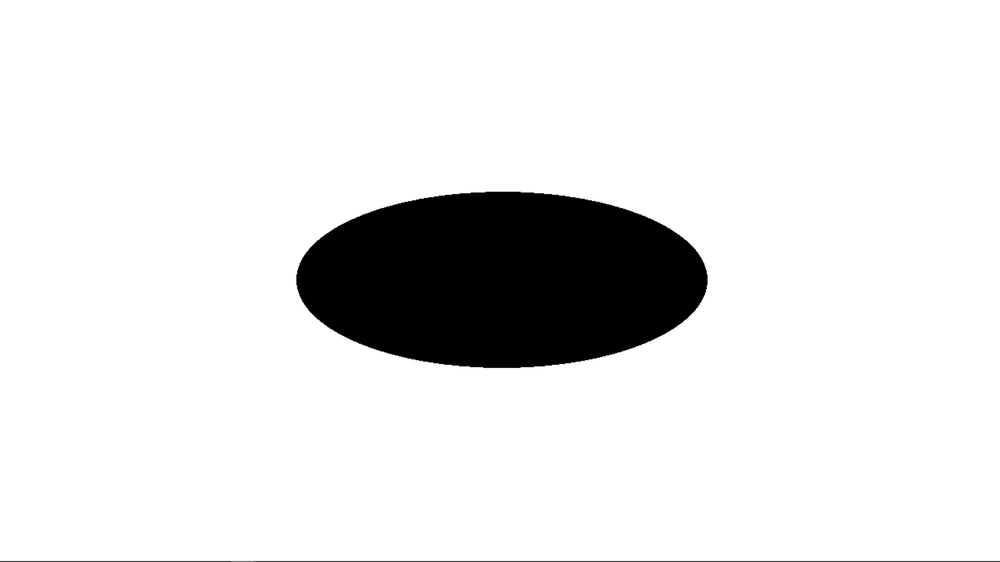
#> input picture 2024-1/Standard Image/000 degree.png, 1000 x 562 px, shrunk from 1920 x 1080 before the run; its folder holds only this picture in this run
$ jupyter execute '--Standard model_Rotation O.ipynb'   (shell and % lines are left out)
#> lines starting #> are read from the running program, lines starting #| are printed output that depends on the picture; after the words box and inside, x2 and y2 are one past the last pixel; in counts of white or black regions, pixels touching at a corner belong together
[cell 1]

import cv2
import numpy as np
import scipy
from scipy.spatial.distance import euclidean
import os
import pandas as pd
import matplotlib.pyplot as plt
from matplotlib.pyplot import cm
import glob
from tqdm import tqdm

[cell 2]
def process_and_rotate_image(file_name):
    # Load the image
    image_path = file_name + '.png'
    image = cv2.imread(image_path)
    gray = cv2.cvtColor(image, cv2.COLOR_BGR2GRAY)
    inverted_gray = cv2.bitwise_not(gray)

    # Find the contours in the inverted grayscale image
    contours, _ = cv2.findContours(inverted_gray, cv2.RETR_EXTERNAL, cv2.CHAIN_APPROX_SIMPLE)

    # Find the extreme points
    x_largest = y_largest = 0
    x_smallest = y_smallest = float('inf')

    # Iterate through contours to find extreme points
    for contour in contours:
        for point in contour:
            x, y = point[0]
            if x > x_largest:
                x_largest = x
            if x < x_smallest:
                x_smallest = x
            if y > y_largest:
                y_largest = y
            if y < y_smallest:
                y_smallest = y

    # Calculate the center of the box
    center_x = (x_largest + x_smallest) // 2
    center_y = (y_largest + y_smallest) // 2

    # Count the black pixels in each quadrant
    quadrant_counts = {
        "top_right": 0,
        "top_left": 0,
        "bottom_left": 0,
        "bottom_right": 0
    }

    # Define the ranges for each quadrant
    quadrants = {
        "top_right": ((center_x, y_smallest), (x_largest, center_y)),   # Top-right
        "top_left": ((x_smallest, y_smallest), (center_x, center_y)),  # Top-left
        "bottom_left": ((x_smallest, center_y), (center_x, y_largest)),   # Bottom-left
        "bottom_right": ((center_x, center_y), (x_largest, y_largest))     # Bottom-right
    }

    # Count black pixels in each quadrant
    for key, ((start_x, start_y), (end_x, end_y)) in quadrants.items():
        quadrant = inverted_gray[start_y:end_y, start_x:end_x]
        quadrant_counts[key] = cv2.countNonZero(quadrant)

    # Determine the rotation needed
    ordered_quadrants = ['top_right', 'bottom_right', 'bottom_left', 'top_left']
    max_black_pixels_quadrant = max(quadrant_counts, key=quadrant_counts.get)
    rotation_count = ordered_quadrants.index(max_black_pixels_quadrant)

    # Rotate the image counterclockwise
    rotated_image = np.rot90(image, k=rotation_count)
    gray_image = cv2.cvtColor(rotated_image, cv2.COLOR_BGR2GRAY)

    #cv2.THRESH_BINARY 인지 cv2.THRESH_BINARY_INV 꼭 확인할것!
    ret, thresh = cv2.threshold(gray_image, 50, 255, cv2.THRESH_BINARY_INV)

    return thresh

[cell 3]
def find_a_contour(thresh):
    contours, hierarchy = cv2.findContours(
        thresh,
        cv2.RETR_EXTERNAL,
        cv2.CHAIN_APPROX_NONE)
    ncnt = len(contours[:]) #ncnt = number of contour lines
    chk = 0 #chk은 w번째 경계면을 이루는 좌표의 갯수이다
    set = 0 #set이 내가 찾고 싶은 경계면의 번호이다
    for w in range(ncnt):
       if chk < len(contours[w]):
            chk = len(contours[w])
            set = w
    # 찾은 contour 좌표를 contour_array에 저장한다
    contour_array=contours[set][:,0,:]

    # 폐합된(closed) 다각형(polygon) 좌표군을 생성한다.
    polyg = np.append(contour_array, contour_array[0,:].reshape(1,2), axis=0)

    # Equivalent diameter를 구한다.
    area = cv2.contourArea(contours[set])
    equi_diameter = np.sqrt(4*area/np.pi)

    return contour_array, polyg, equi_diameter

[cell 4]
def find_eqdpt(polyg, numOfSegments):

    #Find Contour Perimeter
    perimeter = cv2.arcLength(polyg,True)

    #Find Segment length
    SegLength = perimeter/numOfSegments

    lastpt = polyg[0:1] #제일 첫 point를 last point로 설정
    eqdpt  = polyg[0:1]
    polyIdx = 0
    lenToGo = SegLength

    while len(eqdpt)<numOfSegments:
        lenOnPolyline = np.linalg.norm(polyg[polyIdx+1]-lastpt)
        if lenOnPolyline > lenToGo:
            unitv = polyg[polyIdx+1]-lastpt
            unitv = unitv / np.linalg.norm(unitv)
            lastpt = unitv*lenToGo + lastpt
            eqdpt = np.append(eqdpt,lastpt.reshape(1,2),axis=0)
            lenToGo = SegLength
        else:
            lenToGo = lenToGo - lenOnPolyline
            polyIdx += 1
            lastpt = polyg[polyIdx]

    return eqdpt

[cell 5]
def trans_eqdpt(eqdpt, polyg, contour_array):
    # Find Centroid
    M = cv2.moments(contour_array)
    cX = np.int32(M["m10"]/M["m00"])
    cY = np.int32(M["m01"]/M["m00"])

    # Translate Contour points
    centroid = np.empty(contour_array.shape)
    centroid[:,0] = cX
    centroid[:,1] = cY
    contour_array = contour_array - centroid

    centroid = np.empty(polyg.shape)
    centroid[:,0] = cX
    centroid[:,1] = cY
    polyg = polyg - centroid

    centroid = np.empty(eqdpt.shape)
    centroid[:,0] = cX
    centroid[:,1] = cY

    eqdpt = eqdpt - centroid

    return eqdpt, polyg, contour_array

[cell 6]
def find_FD(eqdpt,sig_num):

    # 푸리에 변환에 사용할 절점 g의 갯수 = M
    M = len(eqdpt)

    #2차원 Fourier 변환을 위한 준비(복소수형태로 좌표를 변환시킴) --> fft 변환 --> fourier_result에 coef값 저장
    eqdpt_complex = np.empty(eqdpt.shape[:-1],dtype=complex)
    eqdpt_complex.real = eqdpt[:,0]
    eqdpt_complex.imag = eqdpt[:,1]

    fft_result = np.fft.fft(eqdpt_complex)  # np.fft.fft로 구한 coef값은 1/M되지 않았다.
    fft_result = fft_result/M  # 1/M로 나눠주었다.
    fftshifted = np.fft.fftshift(fft_result)  # fftshift가 zero-freq를 중앙으로 위치시킨다.

    #sig_num 가 몇개를 추출할지 결정 (pair의 갯수임)
    if (len(fftshifted) % 2) == 0:
        center_index = len(fftshifted)/2
    else:
        center_index = (len(fftshifted)+1)/2
    start = np.int32(center_index - sig_num)
    end   = np.int32(center_index + sig_num) +1

    #print('center,start,end=',center_index,start,end)

    G = fftshifted[start:end]  #start와 end 사이의 중앙값이 가장 큰 coef를 가진다.

    # Calculate Magnitude of Fourier Descriptor Coefficients
    G_real = G.real
    G_imag = G.imag
    G_mag  = np.sqrt(G_real**2+G_imag**2)

    return G_mag, G_real, G_imag, fft_result, fftshifted

[cell 7]
def dcfft(img_nm,numOfseg,sig_num):

    thresh = process_and_rotate_image(img_nm)
#> in process_and_rotate_image, image is the input picture: shape (562, 1000, 3); min 0, max 255, mean 228.8
#> in process_and_rotate_image, `inverted_gray = cv2.bitwise_not(gray)`:
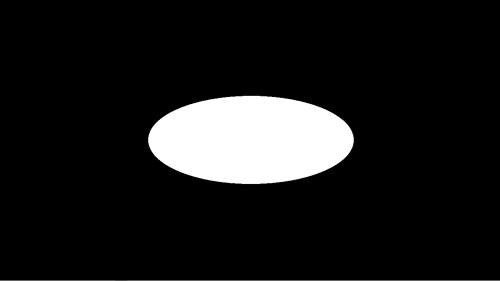
#> inverted_gray: shape (562, 1000) (shown at 1/2 size); min 0, max 255, mean 26.2
#> in process_and_rotate_image, `contours, _ = cv2.findContours(inverted_gray, cv2.RETR_EXTERNAL, cv2.C..`: contours = 4 contours, 2 with area under 20; largest, box (x1, y1, x2, y2) and area: (294, 189, 710, 371) 58768, (0, 560, 1000, 562) 999
#> the loop in process_and_rotate_image, `for contour in contours:` made 4 passes
#> contour on passes 1 to 3: [[0, 560], [0, 561], [999, 561], [999, 560]], [[0, 558], [999, 558]], [[405, 360]]
#> after the loop in process_and_rotate_image, `for contour in contours:`: x_largest = 999; x_smallest = 0; y_largest = 561; y_smallest = 189
#> in process_and_rotate_image, `center_x = (x_largest + x_smallest) // 2`: center_x = 499
#> in process_and_rotate_image, `center_y = (y_largest + y_smallest) // 2`: center_y = 375
#> in process_and_rotate_image, `quadrants = { "top_right": ((center_x, y_smallest), (x_largest, center..`: quadrants = {'top_right': ((499, 189), (999, 375)), 'top_left': ((0, 189), (499, 375)), 'bottom_left': ((0, 375), (499, 561)), 'bottom_right': ((499, 375), (999, 561))}
#> the loop in process_and_rotate_image, `for key, ((start_x, start_y), (end_x, end_y)) in quadrants.items():` made 4 passes
#> (key, start_x, start_y, end_x, end_y) on passes 1 to 4: ('top_right', 499, 189, 999, 375), ('top_left', 0, 189, 499, 375), ('bottom_left', 0, 375, 499, 561), ('bottom_right', 499, 375, 999, 561)
#> pass 1, in process_and_rotate_image, `quadrant = inverted_gray[start_y:end_y, start_x:end_x]`:
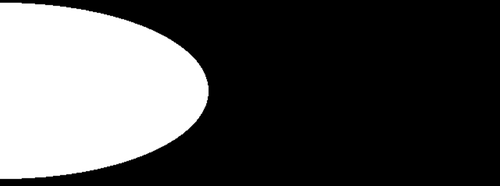
#> quadrant: shape (186, 500); min 0, max 255, mean 79.5
#> pass 2, in process_and_rotate_image, `quadrant = inverted_gray[start_y:end_y, start_x:end_x]`:
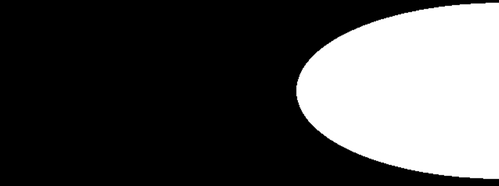
#> quadrant: shape (186, 499); min 0, max 255, mean 76.8
#> after the loop in process_and_rotate_image, `for key, ((start_x, start_y), (end_x, end_y)) in quadrants.items():`: quadrant_counts = {'top_right': 29833, 'top_left': 28762, 'bottom_left': 998, 'bottom_right': 1000}
#> in process_and_rotate_image, `max_black_pixels_quadrant = max(quadrant_counts, key=quadrant_counts.g..`: max_black_pixels_quadrant = 'top_right'
#> in process_and_rotate_image, `rotation_count = ordered_quadrants.index(max_black_pixels_quadrant)`: rotation_count = 0
#> in process_and_rotate_image, `ret, thresh = cv2.threshold(gray_image, 50, 255, cv2.THRESH_BINARY_INV)`:
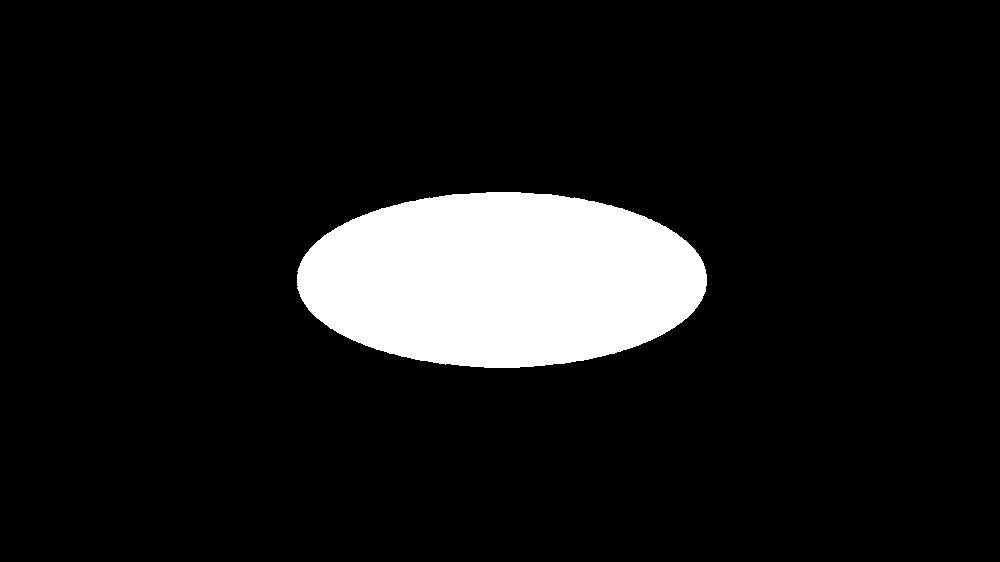
#> thresh: shape (562, 1000); 10.1% white; 1 white region

    #입자 이미지의 경계면 좌표를 찾는다.
    contour_array, polyg, eqdia = find_a_contour(thresh)
#> in find_a_contour, `contours, hierarchy = cv2.findContours( thresh, cv2.RETR_EXTERNAL, cv2..`: contours = 1 contour; box (x1, y1, x2, y2) and area: (297, 192, 707, 368) 56190
#> in find_a_contour, `ncnt = len(contours[:])`: ncnt = 1
#> the loop in find_a_contour, `for w in range(ncnt):` made 1 pass
#> chk on pass 1: 892
#> after the loop in find_a_contour, `for w in range(ncnt):`: chk = 892; set = 0
#> in find_a_contour, `contour_array=contours[set][:,0,:]`: contour_array = 892 pairs, first value 297 to 706, second value 192 to 367
#> in find_a_contour, `polyg = np.append(contour_array, contour_array[0,:].reshape(1,2), axis..`: polyg = 893 pairs, first value 297 to 706, second value 192 to 367
#> in find_a_contour, `area = cv2.contourArea(contours[set])`: area = 56190
#> in find_a_contour, `equi_diameter = np.sqrt(4*area/np.pi)`: equi_diameter = 267.5
#> eqdia = 267.5

    #앞서 얻은 경계면 좌표 간격은 일정하지 않다. 이를 일정한 간격이 되도록 좌표를 다시 찾는다.
    #numOfSegments = by input param   #등간격 세그먼트의 숫자를 지정한다. 2^n 으로 지정
    eqdpt = find_eqdpt(polyg, numOfseg)
#> in find_eqdpt, `perimeter = cv2.arcLength(polyg,True)`: perimeter = 1010.5
#> in find_eqdpt, `SegLength = perimeter/numOfSegments`: SegLength = 3.95
#> in find_eqdpt, `lastpt = polyg[0:1]`: lastpt = [[486, 192]]
#> in find_eqdpt, `lenToGo = SegLength`: lenToGo = 3.95
#> the loop in find_eqdpt, `while len(eqdpt)<numOfSegments:` made 1143 passes
#> (lenOnPolyline, unitv, lastpt, lenToGo) on passes 19, 23, 28, 33, 38, 43, 48, 52: (1, [-1, 0], [470.6, 193], 3.95), (1, [-1, 0], [467.1, 194], 3.95), (1, [-1, 0], [463.1, 194], 3.95), (1, [-1, 0], [459.2, 194], 3.95), (1, [-1, 0], [455.3, 194], 3.95), (1.41, [-0.707, 0.707], [451.5, 194.5], 3.95), (1, [-1, 0], [447.8, 195], 3.95), (1.41, [-0.707, 0.707], [444.2, 195.8], 3.95)
#> after the loop in find_eqdpt, `while len(eqdpt)<numOfSegments:`: eqdpt = 256 pairs, first value 297 to 706, second value 192 to 367; lenToGo = 3.95; polyIdx = 888; unitv = [-1, 0]

    #좌표군들의 도심이 원점이 되도록 이동(translation)시킨다.
    eqdpt, polyg, contour_array = trans_eqdpt(eqdpt, polyg, contour_array)
#> in trans_eqdpt, `M = cv2.moments(contour_array)`: M = moments, m00 56190, centre m10/m00, m01/m00 = (501.5, 279.4)
#> in trans_eqdpt, `cX = np.int32(M["m10"]/M["m00"])`: cX = 501
#> in trans_eqdpt, `cY = np.int32(M["m01"]/M["m00"])`: cY = 279
#> in trans_eqdpt, `contour_array = contour_array - centroid`: contour_array = 892 pairs, first value -204 to 205, second value -87 to 88
#> in trans_eqdpt, `polyg = polyg - centroid`: polyg = 893 pairs, first value -204 to 205, second value -87 to 88
#> in trans_eqdpt, `eqdpt = eqdpt - centroid`: eqdpt = 256 pairs, first value -204 to 205, second value -87 to 88

    #FFT를 실시하여 Fourier Descriptor를 찾는다.
    #sig_num = by input param         #중심을 기준으로 추출할 FD의 갯수를 정한다.
    idx = pd.DataFrame({'idx':np.arange(-sig_num,sig_num+1)})

    a,b,c,d,e = find_FD(eqdpt,sig_num)
#> in find_FD, `M = len(eqdpt)`: M = 256
#> in find_FD, `center_index = len(fftshifted)/2`: center_index = 128
#> in find_FD, `start = np.int32(center_index - sig_num)`: start = 108
#> in find_FD, `end   = np.int32(center_index + sig_num) +1`: end = 149
#> in find_FD, `G_real = G.real`: G_real = 41 values, max 3.25 at index 17, min -13.02 at index 19, mean -0.362
#> in find_FD, `G_imag = G.imag`: G_imag = 41 values, max 44.8 at index 21, min -138.9 at index 19, mean -2.11
#> in find_FD, `G_mag  = np.sqrt(G_real**2+G_imag**2)`: G_mag = 41 values, max 139.5 at index 19, min 0.00254 at index 32, mean 5.03
#> a has the same summary as G_mag in find_FD; b has the same summary as G_real in find_FD; c has the same summary as G_imag in find_FD

    df1 = pd.DataFrame({'mag':a,'real':b,'imag':c})
#> df1 = table of 41 rows and 3 columns
    df2 = pd.DataFrame({'fft_result':d,'fftshift_result':e})
#> df2 = table of 256 rows and 2 columns
    df3 = pd.DataFrame({'x0':eqdpt[:,0],'y0':eqdpt[:,1]})
#> df3 = table of 256 rows and 2 columns

    return df1, df2, df3, eqdia

[cell 8]
def fdrecon(N, sig_num, df):

    x1 = []
    y1 = []

    for k in np.arange(0, N, 1):
        t = k / N
        x = 0
        y = 0

        for m in np.arange(-sig_num, sig_num + 1):
            phi = 2 * np.pi * m * t
            A = df.loc[m, 'std_real']
            B = df.loc[m, 'std_imag']
            x += A * np.cos(phi) - B * np.sin(phi)
            y += A * np.sin(phi) + B * np.cos(phi)

        x1.append(x)
        y1.append(y)

    # Plotting the contour and filling it
    plt.fill(x1, y1, color='black')

    # Remove the axis and grid lines
    plt.axis('equal')
    plt.axis('off')

    plt.title("Standard Figure")
    '''file_name = "Standard Figure.png"
    cwd = os.getcwd()
    folder_path = cwd
    save_path = os.path.join(folder_path, file_name)
    fig = plt.gcf()
    fig.savefig(save_path, dpi=300, bbox_inches='tight')'''

    # Show the plot
    plt.show()

[cell 9]
numOfseg = 256   #[중요] 등간격 세그먼트의 숫자를 지정한다. 2^n 으로 지정
sig_num = 20      #[중요] Zero-Freq 중심을 기준으로 아래 위로 추출할 FD의 갯수를 정한다. (Pair의 숫자임)

[cell 10]
'''os.chdir('C:\\Users\\cysdh\\-----Fourier Desciptor-----\\Source Image\\SRC-J Jumunjin\\0.600-1.000mm')'''
'''os.chdir('C:\\Users\\cysdh\\-----Fourier Desciptor-----\\2024-1\\Standard Image')'''

mylist = [f for f in sorted(glob.glob("*.png"))]  #읽어들일 파일의 확장자 확인할것

mag = pd.DataFrame({'idx':np.arange(-sig_num,sig_num+1)})
real = mag
imag = mag

x0 = pd.DataFrame()
y0 = pd.DataFrame()
eqdia = pd.DataFrame()

for img_nm in tqdm(mylist[:]):
    title = img_nm[:-4]
    df1,df2,df3,eqd = dcfft(title,numOfseg,sig_num)
#> df1 = table of 41 rows and 3 columns; df2 = table of 256 rows and 2 columns; df3 = table of 256 rows and 2 columns; eqd = 267.5
    mag  = pd.concat([mag, df1['mag']],axis=1)
#> mag = table of 41 rows and 2 columns
    real = pd.concat([real,df1['real']],axis=1)
#> real = table of 41 rows and 2 columns
    imag = pd.concat([imag,df1['imag']],axis=1)
#> imag = table of 41 rows and 2 columns
    x0 = pd.concat([x0,df3['x0']],axis=1)
#> x0 = table of 256 rows and 1 columns
    y0 = pd.concat([y0,df3['y0']],axis=1)
#> y0 = table of 256 rows and 1 columns
    d = pd.DataFrame([eqd])
#> d = table of 1 rows and 1 columns
    eqdia = pd.concat([eqdia,d],axis=1)
#> eqdia = table of 1 rows and 1 columns

mag = mag.set_index('idx')
#> mag = table of 41 rows and 1 columns
real = real.set_index('idx')
#> real = table of 41 rows and 1 columns
imag = imag.set_index('idx')
#> imag = table of 41 rows and 1 columns

mag.columns = mylist
real.columns = mylist
imag.columns = mylist
x0.columns = mylist
y0.columns = mylist
eqdia.columns = mylist

[cell 11]
def std_image(mylist):

    std_imag = imag.mean(axis='columns')
    std_real = real.mean(axis='columns')

    df = pd.DataFrame({'std_imag':std_imag,'std_real':std_real})

    return df

[cell 12]
# [14 lines left out: function mean_std, not called in this run]

[cell 13]
cwd = os.getcwd()
parent_folder_name = os.path.basename(os.path.dirname(cwd))
current_folder_name = os.path.basename(cwd)


os.chdir('C:\\Users\\cysdh\\-----Fourier Desciptor-----\\2024-1\\Standard Image')

cwd = os.getcwd()
folder_path = os.path.join(cwd, "Pictures")
os.makedirs(folder_path, exist_ok=True)

df1 = std_image(mylist)
#> in std_image, `df = pd.DataFrame({'std_imag':std_imag,'std_real':std_real})`: df = table of 41 rows and 2 columns
#> df1 = table of 41 rows and 2 columns
dfs = (df1.std_imag**2 + df1.std_real**2)**0.5
fdrecon(numOfseg, sig_num, df1)
#> in fdrecon, `plt.show()`:
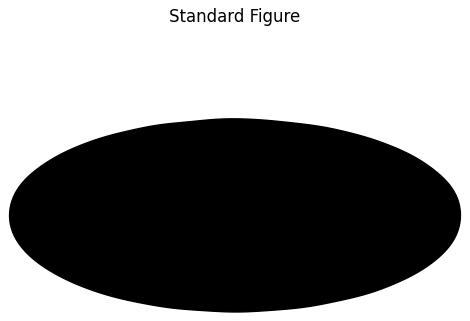
#> figure drawn by matplotlib, 1 panel

[cell 14]
'''result1 = dfs.copy()
result2 = dfs.copy()

for i in mag.index:
        result1.loc[i] = mag.loc[i].mean()
plt.grid()
plt.plot(result1)

plt.title(f"{parent_folder_name}_{current_folder_name}_mean")

file_name = f"{parent_folder_name}_{current_folder_name}_mean.png"
save_path = os.path.join(folder_path, file_name)
fig = plt.gcf()
fig.savefig(save_path, dpi=300, bbox_inches='tight')

plt.show()

for i in mag.index:
        result2.loc[i] = mag.loc[i].std(ddof=0)
plt.grid()
plt.plot(result2)

plt.title(f"{parent_folder_name}_{current_folder_name}_std_no_standardization")

file_name = f"{parent_folder_name}_{current_folder_name}_std_no_standardization.png"
save_path = os.path.join(folder_path, file_name)
fig = plt.gcf()
fig.savefig(save_path, dpi=300, bbox_inches='tight')

plt.show()'''

[cell 15]
'''result3 = dfs.copy()
mags = mag.stack()

for i in mag.index:
    mags[i] = mags[i] / mag.loc[i].sum()

for i in mag.index:
    result3.loc[i] = mags[i].std()

plt.grid()
plt.plot(result3)
plt.title(f"{parent_folder_name}_{current_folder_name}_Normalized_as_a_whole")

file_name = f"{parent_folder_name}_{current_folder_name}_Normalized_as_a_whole.png"
save_path = os.path.join(folder_path, file_name)
fig = plt.gcf()
fig.savefig(save_path, dpi=300, bbox_inches='tight')

plt.show()
print(result3)'''

[cell 16]
a = mag.copy()
#> a = table of 41 rows and 1 columns
for i in range(len(a.columns)):
    a[a.columns[i]] /= a[a.columns[i]].sum()
#> this loop made 1 pass

[cell 17]
result4 = dfs.copy()
magss = a.stack()

for i in mag.index:
    magss[i] = magss[i] / a.loc[i].sum()
#> this loop made 41 passes

for i in mag.index:
    result4.loc[i] = magss[i].std()

plt.grid()
plt.plot(result4)

plt.title(f"{parent_folder_name}_{current_folder_name}_Normalized_by_itself")

file_name = f"{parent_folder_name}_{current_folder_name}_Normalized_by_itself.png"
save_path = os.path.join(folder_path, file_name)
fig = plt.gcf()
fig.savefig(save_path, dpi=300, bbox_inches='tight')
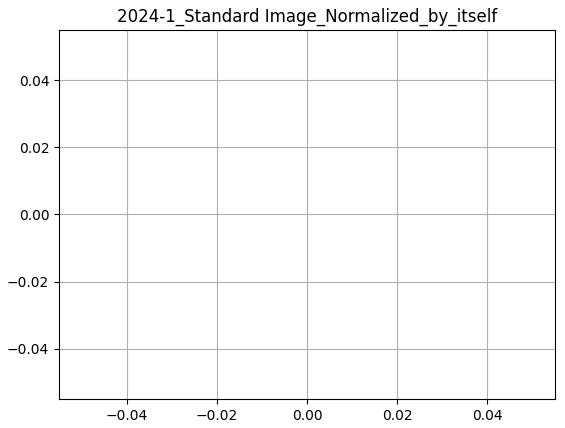
#> figure drawn by matplotlib, 1 panel

plt.show()
print(result4.mean())
#| nan

[cell 18]
def calculate_dispersion(mag):
    # Normalize FDs by each image
    # Assuming 'mag' already has 'idx' as its index
    fd_data_normalized = mag.div(mag.sum())

    # Calculate the standard image's FD profile
    standard_image_fd = fd_data_normalized.mean(axis=1)

    # Calculate dispersion for each image
    dispersion = {image: euclidean(fd_data_normalized[image], standard_image_fd) for image in fd_data_normalized.columns}

    # Calculate overall dispersion metrics
    dispersion_values = list(dispersion.values())
    average_dispersion = sum(dispersion_values) / len(dispersion_values)
    std_dev_dispersion = (sum([(x - average_dispersion) ** 2 for x in dispersion_values]) / (len(dispersion_values))) ** 0.5
    max_dispersion = max(dispersion_values)
    min_dispersion = min(dispersion_values)
    range_dispersion = max_dispersion - min_dispersion

    return dispersion, average_dispersion, std_dev_dispersion, max_dispersion, min_dispersion, range_dispersion

[cell 19]
dispersion, avg_disp, std_dev, max_disp, min_disp, range_disp = calculate_dispersion(mag)
#> dispersion = {'000 degree.png': 0}; avg_disp = 0; std_dev = 0; max_disp = 0; min_disp = 0; range_disp = 0

# Display the results
print("Average Dispersion:", avg_disp)
#| Average Dispersion: 0.0
print("Standard Deviation of Dispersion:", std_dev)
#| Standard Deviation of Dispersion: 0.0
print("Maximum Dispersion:", max_disp)
#| Maximum Dispersion: 0.0
print("Minimum Dispersion:", min_disp)
#| Minimum Dispersion: 0.0
print("Range of Dispersion:", range_disp)
#| Range of Dispersion: 0.0
